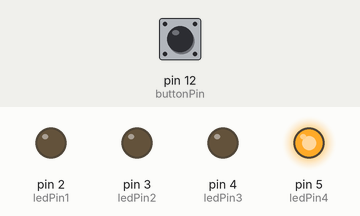
Simulated run of this sketch. Board: Arduino Uno, built with avr-gcc and run on an emulated ATmega328P. Shown: output pins drawn as LEDs (lit = HIGH). Inputs (shaded band) come from the test bench; at power-on: pin 12 (buttonPin) HIGH. Random numbers use the default seed unless the sketch sets one; what the sketch prints to the serial monitor is not drawn.

Above: at 1.2 s.
1.3 s: pin 12 (buttonPin) pulled LOW for 1 s
Timing chart, 0 to 4.3 s (numbered marks = the images above; inputs shaded):
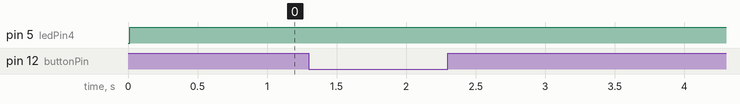

The sketch:

BinaryDiodsClicker.ino
```cpp
int number = 0;

int ledPin1 = 2;
int ledPin2 = 3;
int ledPin3 = 4;
int ledPin4 = 5;

int buttonPin = 12;   // choose the input pin (for a pushbutton)
int buttonState = LOW;
int prevButtonState = LOW;
int counting = 0;

long startTime;
byte hasError;

void setup() {
	Serial.begin(9600);

	pinMode(ledPin1, OUTPUT);  // declare LED as output
	pinMode(ledPin2, OUTPUT);  // declare LED as output
	pinMode(ledPin3, OUTPUT);  // declare LED as output
	pinMode(ledPin4, OUTPUT);  // declare LED as output
	pinMode(buttonPin, INPUT_PULLUP);    // declare pushbutton as input
}

void loop() {

	buttonState = digitalRead(buttonPin);

	// check if the pushbutton is pressed. If it is, the buttonState is HIGH:
	if (buttonState == HIGH && prevButtonState == LOW) {

		prevButtonState = HIGH;

		// Generate new random number
		if (counting == 0) {
			hasError = 0;
			startTime = millis();
			number = random(1, 15);
			printNumber(number);
			displayBinary(number);
		}

		// Check if 2 seconds have passed between two clicks.
		if (millis() - startTime > 2000) {
			Serial.println("Error");
			hasError = 1;
		}

		// Check click numbers
		if (counting == number - 1) {
			Serial.println("Success");
			counting = 0;
		}
		else {
			if (hasError == 0) {
				counting++;
				startTime = millis();
				Serial.println(counting);
			}
			else {
				counting = 0;
			}
		}
	}

	// Set previous button state so we can count clicks and not state changes.
	if (buttonState == LOW && prevButtonState == HIGH) {
		prevButtonState = LOW;
	}
}


void displayBinary(byte number) {

	int binary[4];
	convertToBinary(number, binary);

	digitalWrite(ledPin1, binary[0]);
	digitalWrite(ledPin2, binary[1]);
	digitalWrite(ledPin3, binary[2]);
	digitalWrite(ledPin4, binary[3]);

}

void convertToBinary(byte number, int binary[4]) {

	for (int i = 0; i <= 3; i++) {
		if (bitRead(number, i) == 1) {
			binary[i] = 1;
		}
		else {
			binary[i] = 0;
		}
	}

}

void printNumber(int number) {
	Serial.println();
	Serial.println("--------------------------");
	Serial.print("Random number: ");
	Serial.print(number);
	Serial.println();
	Serial.println("--------------------------");
}
```

Measured:
- after the input at 1.3 s, every drawn part: stays the same
